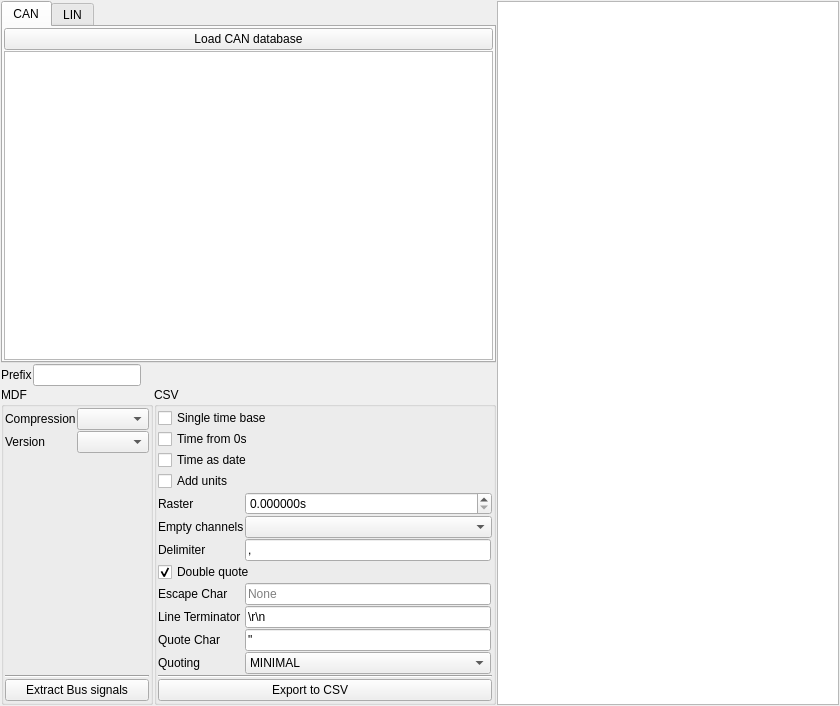
          <widget class="QWidget" name="scrollAreaWidgetContents">
           <property name="geometry">
            <rect>
             <x>0</x>
             <y>0</y>
             <width>840</width>
             <height>706</height>
            </rect>
           </property>
           <layout class="QGridLayout" name="gridLayout_3" columnstretch="0,0,0">
            <property name="leftMargin">
             <number>1</number>
            </property>
            <property name="topMargin">
             <number>1</number>
            </property>
            <property name="rightMargin">
             <number>1</number>
            </property>
            <property name="bottomMargin">
             <number>1</number>
            </property>
            <property name="spacing">
             <number>1</number>
            </property>
            <item row="2" column="1">
             <widget class="QGroupBox" name="groupBox_3">
              <property name="title">
               <string>CSV</string>
              </property>
              <layout class="QGridLayout" name="gridLayout_10">
               <property name="leftMargin">
                <number>1</number>
               </property>
               <property name="topMargin">
                <number>1</number>
               </property>
               <property name="rightMargin">
                <number>1</number>
               </property>
               <property name="bottomMargin">
                <number>1</number>
               </property>
               <property name="spacing">
                <number>1</number>
               </property>
               <item row="9" column="2">
                <widget class="QLineEdit" name="lineterminator_bus">
                 <property name="text">
                  <string>\r\n</string>
                 </property>
                </widget>
               </item>
               <item row="12" column="1" colspan="3">
                <widget class="Line" name="line_13">
                 <property name="orientation">
                  <enum>Qt::Orientation::Horizontal</enum>
                 </property>
                </widget>
               </item>
               <item row="5" column="2" colspan="2">
                <widget class="QComboBox" name="empty_channels_bus"/>
               </item>
               <item row="6" column="2">
                <widget class="QLineEdit" name="delimiter_bus">
                 <property name="text">
                  <string>,</string>
                 </property>
                 <property name="maxLength">
                  <number>1</number>
                 </property>
                 <property name="clearButtonEnabled">
                  <bool>false</bool>
                 </property>
                </widget>
               </item>
               <item row="1" column="1" colspan="2">
                <widget class="QCheckBox" name="time_from_zero_bus">
                 <property name="text">
                  <string>Time from 0s</string>
                 </property>
                </widget>
               </item>
               <item row="8" column="2">
                <widget class="QLineEdit" name="escapechar_bus">
                 <property name="inputMask">
                  <string/>
                 </property>
                 <property name="maxLength">
                  <number>1</number>
                 </property>
                 <property name="placeholderText">
                  <string>None</string>
                 </property>
                </widget>
               </item>
               <item row="11" column="1">
                <widget class="QLabel" name="label_7">
                 <property name="text">
                  <string>Quoting</string>
                 </property>
                </widget>
               </item>
               <item row="2" column="1" colspan="2">
                <widget class="QCheckBox" name="bus_time_as_date">
                 <property name="text">
                  <string>Time as date</string>
                 </property>
                </widget>
               </item>
               <item row="8" column="1">
                <widget class="QLabel" name="label_9">
                 <property name="text">
                  <string>Escape Char</string>
                 </property>
                </widget>
               </item>
               <item row="5" column="1">
                <widget class="QLabel" name="label_29">
                 <property name="text">
                  <string>Empty channels</string>
                 </property>
                </widget>
               </item>
               <item row="11" column="2">
                <widget class="QComboBox" name="quoting_bus">
                 <property name="currentIndex">
                  <number>1</number>
                 </property>
                 <item>
                  <property name="text">
                   <string>ALL</string>
                  </property>
                 </item>
                 <item>
                  <property name="text">
                   <string>MINIMAL</string>
                  </property>
                 </item>
                 <item>
                  <property name="text">
                   <string>NONNUMERIC</string>
                  </property>
                 </item>
                 <item>
                  <property name="text">
                   <string>NONE</string>
                  </property>
                 </item>
                </widget>
               </item>
               <item row="10" column="1">
                <widget class="QLabel" name="label_14">
                 <property name="text">
                  <string>Quote Char</string>
                 </property>
                </widget>
               </item>
               <item row="4" column="2" colspan="2">
                <widget class="QDoubleSpinBox" name="export_raster_bus">
                 <property name="suffix">
                  <string>s</string>
                 </property>
                 <property name="decimals">
                  <number>6</number>
                 </property>
                </widget>
               </item>
               <item row="3" column="1" colspan="2">
                <widget class="QCheckBox" name="add_units_bus">
                 <property name="text">
                  <string>Add units</string>
                 </property>
                </widget>
               </item>
               <item row="4" column="1">
                <widget class="QLabel" name="label_28">
                 <property name="text">
                  <string>Raster</string>
                 </property>
                </widget>
               </item>
               <item row="13" column="1" colspan="3">
                <widget class="QPushButton" name="extract_bus_csv_btn">
                 <property name="text">
                  <string>Export to CSV         </string>
                 </property>
                 <property name="icon">
                  <iconset resource="resource.qrc">
                   <normaloff>:/csv.png</normaloff>:/csv.png</iconset>
                 </property>
                </widget>
               </item>
               <item row="0" column="1" colspan="2">
                <widget class="QCheckBox" name="single_time_base_bus">
                 <property name="text">
                  <string>Single time base</string>
                 </property>
                </widget>
               </item>
               <item row="10" column="2">
                <widget class="QLineEdit" name="quotechar_bus">
                 <property name="text">
                  <string>&quot;</string>
                 </property>
                 <property name="maxLength">
                  <number>1</number>
                 </property>
                </widget>
               </item>
               <item row="9" column="1">
                <widget class="QLabel" name="label_13">
                 <property name="text">
                  <string>Line Terminator</string>
                 </property>
                </widget>
               </item>
               <item row="7" column="1" colspan="2">
                <widget class="QCheckBox" name="doublequote_bus">
                 <property name="text">
                  <string>Double quote</string>
                 </property>
                 <property name="checked">
                  <bool>true</bool>
                 </property>
                </widget>
               </item>
               <item row="6" column="1">
                <widget class="QLabel" name="label_8">
                 <property name="text">
                  <string>Delimiter</string>
                 </property>
                </widget>
               </item>
              </layout>
             </widget>
            </item>
            <item row="0" column="2" rowspan="3">
             <widget class="QTextEdit" name="output_info_bus">
              <property name="readOnly">
               <bool>true</bool>
              </property>
             </widget>
            </item>
            <item row="0" column="0" colspan="2">
             <widget class="QTabWidget" name="tabWidget">
              <property name="currentIndex">
               <number>0</number>
              </property>
              <widget class="QWidget" name="tab">
               <attribute name="title">
                <string>CAN</string>
               </attribute>
               <layout class="QVBoxLayout" name="verticalLayout">
                <property name="spacing">
                 <number>1</number>
                </property>
                <property name="leftMargin">
                 <number>1</number>
                </property>
                <property name="topMargin">
                 <number>1</number>
                </property>
                <property name="rightMargin">
                 <number>1</number>
                </property>
                <property name="bottomMargin">
                 <number>1</number>
                </property>
                <item>
                 <widget class="QPushButton" name="load_can_database_btn">
                  <property name="text">
                   <string>Load CAN database</string>
                  </property>
                  <property name="icon">
                   <iconset resource="resource.qrc">
                    <normaloff>:/open.png</normaloff>:/open.png</iconset>
                  </property>
                 </widget>
                </item>
                <item>
                 <widget class="MinimalListWidget" name="can_database_list"/>
                </item>
               </layout>
              </widget>
              <widget class="QWidget" name="tab_2">
               <attribute name="title">
                <string>LIN</string>
               </attribute>
               <layout class="QVBoxLayout" name="verticalLayout_2">
                <property name="spacing">
                 <number>1</number>
                </property>
                <property name="leftMargin">
                 <number>1</number>
                </property>
                <property name="topMargin">
                 <number>1</number>
                </property>
                <property name="rightMargin">
                 <number>1</number>
                </property>
                <property name="bottomMargin">
                 <number>1</number>
                </property>
                <item>
                 <widget class="QPushButton" name="load_lin_database_btn">
                  <property name="text">
                   <string>Load LIN database</string>
                  </property>
                  <property name="icon">
                   <iconset resource="resource.qrc">
                    <normaloff>:/open.png</normaloff>:/open.png</iconset>
                  </property>
                 </widget>
                </item>
                <item>
                 <widget class="MinimalListWidget" name="lin_database_list"/>
                </item>
               </layout>
              </widget>
             </widget>
            </item>
            <item row="1" column="0" colspan="2">
             <layout class="QHBoxLayout" name="horizontalLayout" stretch="0,0,1">
              <property name="spacing">
               <number>1</number>
              </property>
              <item>
               <widget class="QLabel" name="label">
                <property name="text">
                 <string>Prefix</string>
                </property>
               </widget>
              </item>
              <item>
               <widget class="QLineEdit" name="prefix">
                <property name="minimumSize">
                 <size>
                  <width>0</width>
                  <height>0</height>
                 </size>
                </property>
               </widget>
              </item>
              <item>
               <spacer name="horizontalSpacer">
                <property name="orientation">
                 <enum>Qt::Orientation::Horizontal</enum>
                </property>
                <property name="sizeHint" stdset="0">
                 <size>
                  <width>40</width>
                  <height>20</height>
                 </size>
                </property>
               </spacer>
              </item>
             </layout>
            </item>
            <item row="2" column="0">
             <widget class="QGroupBox" name="groupBox_2">
              <property name="title">
               <string>MDF</string>
              </property>
              <layout class="QGridLayout" name="gridLayout_5">
               <property name="leftMargin">
                <number>1</number>
               </property>
               <property name="topMargin">
                <number>1</number>
               </property>
               <property name="rightMargin">
                <number>1</number>
               </property>
               <property name="bottomMargin">
                <number>1</number>
               </property>
               <property name="spacing">
                <number>1</number>
               </property>
               <item row="0" column="1">
                <widget class="QComboBox" name="extract_bus_compression">
                 <property name="sizeAdjustPolicy">
                  <enum>QComboBox::SizeAdjustPolicy::AdjustToContents</enum>
                 </property>
                </widget>
               </item>
               <item row="1" column="0">
                <widget class="QLabel" name="label_24">
                 <property name="text">
                  <string>Version</string>
                 </property>
                </widget>
               </item>
               <item row="0" column="0">
                <widget class="QLabel" name="label__1">
                 <property name="text">
                  <string>Compression</string>
                 </property>
                </widget>
               </item>
               <item row="3" column="0" colspan="2">
                <widget class="Line" name="line_12">
                 <property name="orientation">
                  <enum>Qt::Orientation::Horizontal</enum>
                 </property>
                </widget>
               </item>
               <item row="4" column="0" colspan="2">
                <widget class="QPushButton" name="extract_bus_btn">
                 <property name="text">
                  <string>Extract Bus signals</string>
                 </property>
                 <property name="icon">
                  <iconset resource="resource.qrc">
                   <normaloff>:/down.png</normaloff>:/down.png</iconset>
                 </property>
                </widget>
               </item>
               <item row="1" column="1">
                <widget class="QComboBox" name="extract_bus_format">
                 <property name="sizeAdjustPolicy">
                  <enum>QComboBox::SizeAdjustPolicy::AdjustToContents</enum>
                 </property>
                </widget>
               </item>
               <item row="2" column="0">
                <widget class="QLabel" name="label_27">
                 <property name="text">
                  <string/>
                 </property>
                </widget>
               </item>
              </layout>
             </widget>
            </item>
           </layout>
          </widget>
